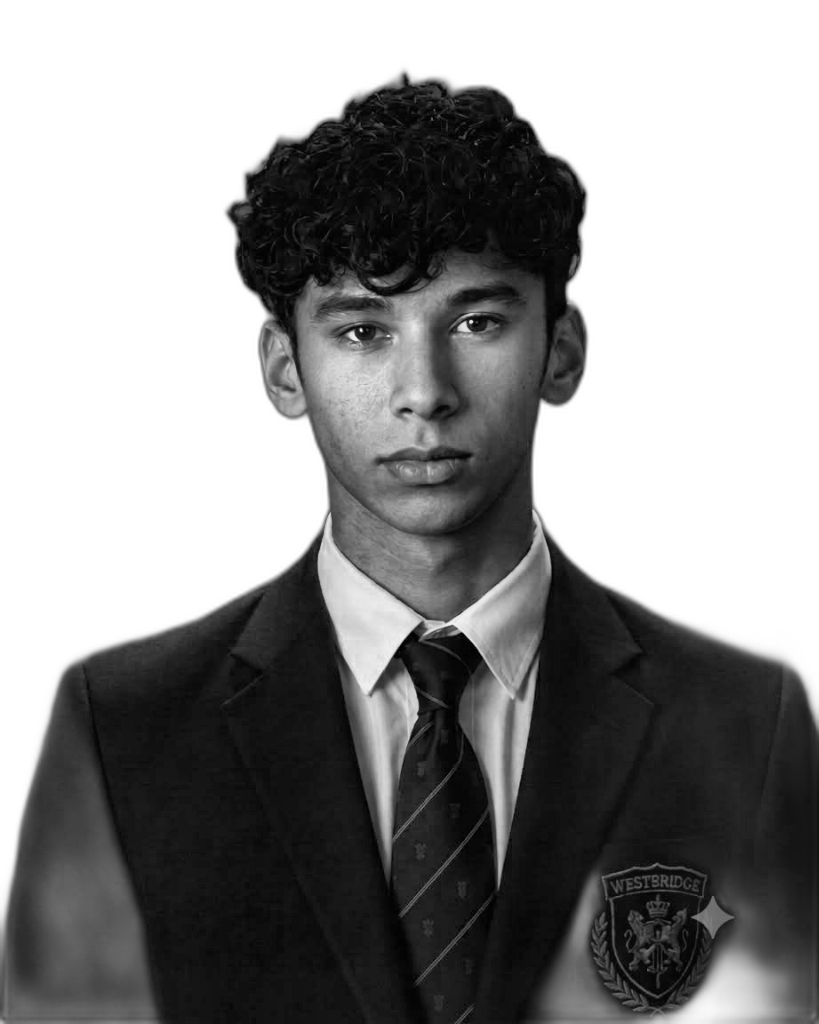
#> input picture data/source-prepped.png, 819 x 1024 px, found by its file name
$ python make_ascii_svg.py
#> lines starting #> are read from the running program, lines starting #| are printed output that depends on the picture
import os
from pathlib import Path
from PIL import Image

RAMP = " .`:-=+*cs#%@"
TARGET_WIDTH = 100
TARGET_HEIGHT = 53

def generate_svg():
    in_path = Path("data/source-prepped.png")
    if not in_path.exists():
        print(f"Error: {in_path} not found. Run prep_photo.py first.")
        return

    img = Image.open(in_path).convert("L")
#> img is the input picture: PIL image 819x1024 L; min 1, max 255, mean 144
    img = img.resize((TARGET_WIDTH, TARGET_HEIGHT), Image.Resampling.LANCZOS)
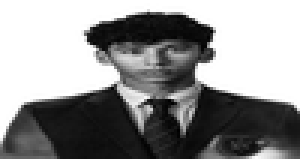
#> img: PIL image 100x53 L (shown 3 times larger); min 0, max 255, mean 143.8
    pixels = img.getdata()

    lines = []
    for y in range(TARGET_HEIGHT):
        row = ""
        for x in range(TARGET_WIDTH):
            brightness = pixels[y * TARGET_WIDTH + x]
            idx = int((255 - brightness) / 255 * (len(RAMP) - 1))
            row += RAMP[idx]
        lines.append(row)
#> after the loop, lines = 53 items

    char_w = 7.2
    char_h = 14
    width = TARGET_WIDTH * char_w
    height = TARGET_HEIGHT * char_h

    svg = f'''<svg xmlns="http://www.w3.org/2000/svg" viewBox="0 0 {width} {height}" width="{width}" height="{height}">
    <style>
        .ascii {{
            font-family: monospace;
            font-size: 12px;
            fill: #8b949e;
            white-space: pre;
        }}
        @keyframes wipe {{
            0% {{ clip-path: inset(0 100% 0 0); }}
            100% {{ clip-path: inset(0 0 0 0); }}
        }}
        .line {{
            animation: wipe 1.5s steps({TARGET_WIDTH}, end) forwards;
            clip-path: inset(0 100% 0 0);
        }}
    </style>
'''
    stagger_delay = 0.05
    for i, line in enumerate(lines):
        y_pos = (i + 1) * char_h
        safe_line = line.replace("&", "&amp;").replace("<", "&lt;").replace(">", "&gt;")
        delay = i * stagger_delay
        svg += f'    <text class="ascii line" x="0" y="{y_pos}" style="animation-delay: {delay}s">{safe_line}</text>\n'
#> this loop made 53 passes
#> (y_pos, delay) on passes 1 to 12: (14, 0), (28, 0.05), (42, 0.1), (56, 0.15), (70, 0.2), (84, 0.25), (98, 0.3), (112, 0.35), (126, 0.4), (140, 0.45), (154, 0.5), (168, 0.55)

    svg += '</svg>'

    out_path = Path("avi-ascii.svg")
    out_path.write_text(svg)
    print(f"Generated {out_path}")

if __name__ == "__main__":
    generate_svg()
